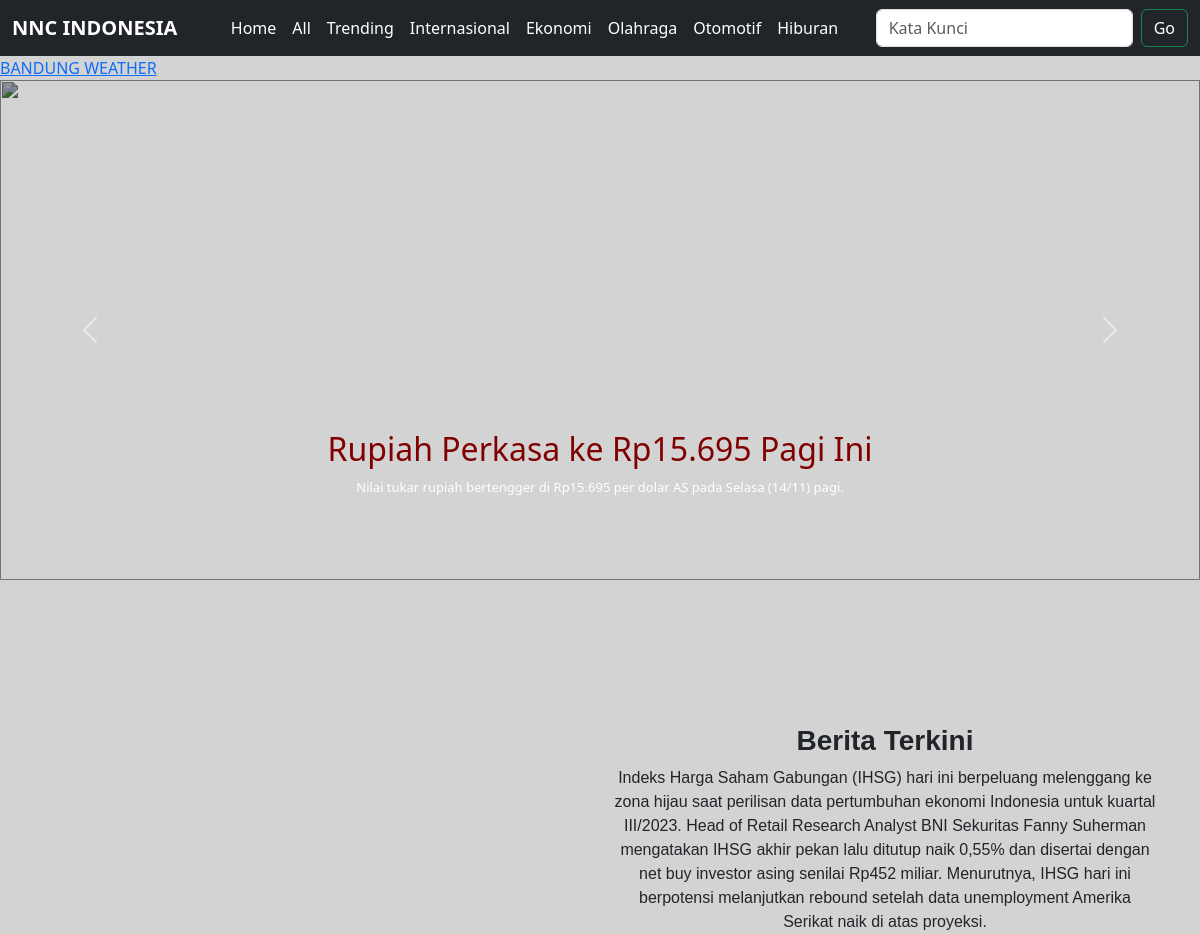
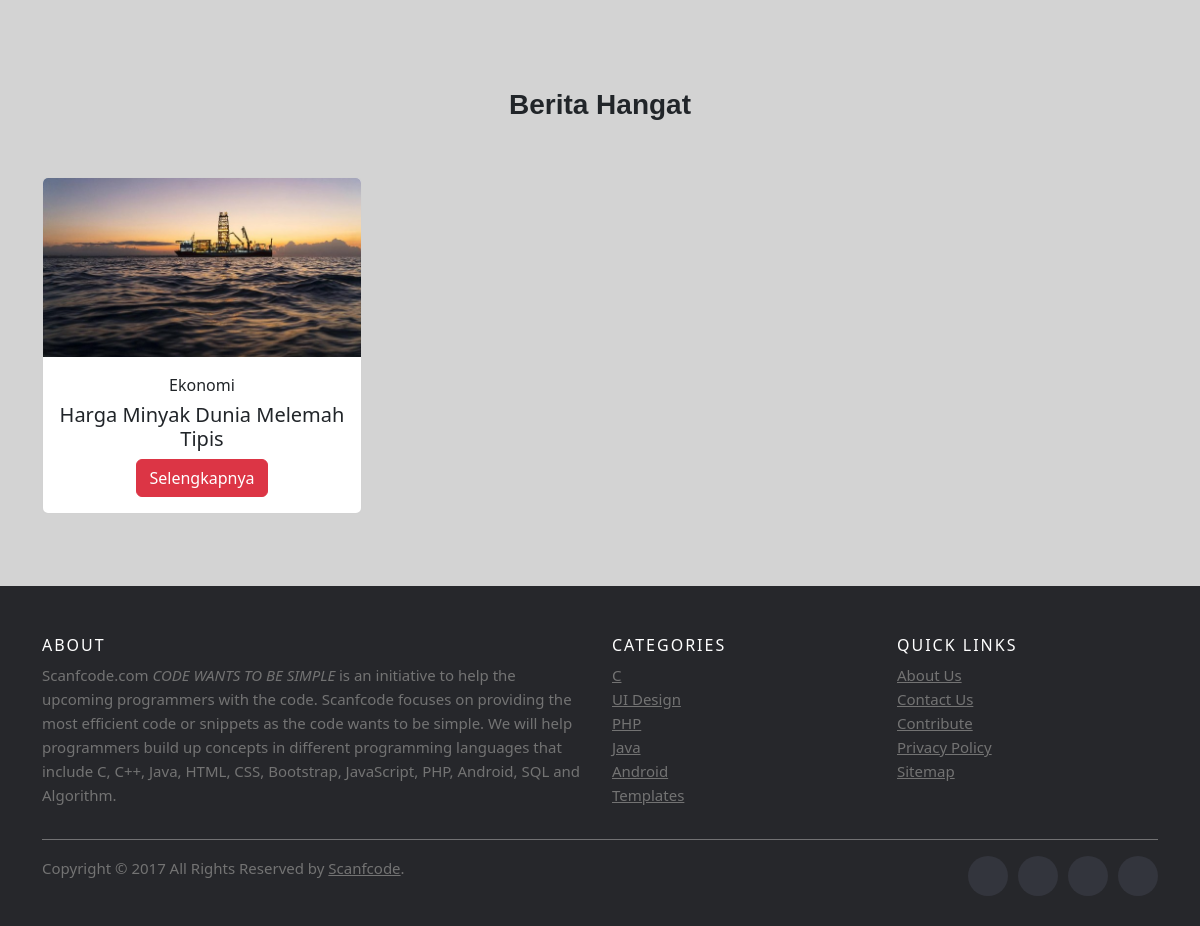
The app's page /ekonomi/ with its own data (2 pictures, top to bottom).
### news/models.py (models this page shows)
class berita(models.Model):
    STATUS = ('publish', 'publish'),('draft','draft')
    judul = models.CharField(max_length=255)
    deskripsi = models.CharField(max_length=255,null=True)
    isi = models.CharField(max_length=9999)
    kategori = models.ForeignKey(kategori, on_delete=models.CASCADE)
    kategoriID = models.IntegerField()
    gambar = models.ImageField(upload_to='media', height_field=None, width_field=None, max_length=100)
    penulis = models.CharField(max_length=255)
    fotopenulis = models.ImageField(upload_to='media', height_field=None, width_field=None, max_length=100)
    publikasi = models.CharField(max_length=255)
    status = models.CharField(choices=STATUS, max_length=200)

class kategori (models.Model) :
    namakategori = models.CharField(max_length=255)
    def __str__ (self):
        return self.namakategori

### news/views.py (the view)
# urls.py: path('ekonomi/', views.ekonomi, name='ekonomi'),
def ekonomi (request):
    berita = models.berita.objects.filter(status='publish')
    kategori = models.kategori.objects.all()
    catID = 15
    if catID :
        berita = models.berita.objects.filter(kategori = catID)
    else :
        berita = models.berita.objects.filter(status ='publish')
    context = {'beritas' : berita, 'kategiori' : kategori}
    return render(request, 'menu/ekonomi.html', context)

### news/templates/menu/ekonomi.html (shortened to what this page needs)
{% extends 'core/base.html' %}
    {% block htmlhead %}
    {% load static %}
    <link rel="stylesheet" type="text/css" href="{% static 'index.css' %}">
    {% endblock htmlhead %}
    {% block content %}
    <a class="weatherwidget-io" href="https://forecast7.com/en/n6d92107d62/bandung/" data-label_1="BANDUNG" data-label_2="WEATHER" data-icons="Climacons" data-theme="original" data-basecolor="#7b1e1e" >BANDUNG WEATHER</a>
<div id="carouselExample" class="carousel slide">
  <div class="carousel-inner">
    <div class="carousel-item active">
      <img src="https://akcdn.detik.net.id/visual/2022/07/21/rupiah-melemah-atas-dollar-as-5_169.jpeg?w=650&q=90" style="filter: brightness(60%);" class="d-block w-100" width="1350" height="500">
      <center><h1 style="position:absolute; left:0px; width: 100%; top: 50px; color: maroon; margin-top: 300px; font-size: 32px;">Rupiah Perkasa ke Rp15.695 Pagi Ini</h1></center>
      <center><h1 style="position:absolute; left:0px; width: 100%; top: 50px; color: white; margin-top: 350px; font-size: 13px;">Nilai tukar rupiah bertengger di Rp15.695 per dolar AS pada Selasa (14/11) pagi.</h1></center>
    </div>
  </div>
  <button class="carousel-control-prev" type="button" data-bs-target="#carouselExample" data-bs-slide="prev">
    <span class="carousel-control-prev-icon" aria-hidden="true"></span>
  </button>
  <button class="carousel-control-next" type="button" data-bs-target="#carouselExample" data-bs-slide="next">
    <span class="carousel-control-next-icon" aria-hidden="true"></span>
  </button>
</div>
              <br><br><br><br>
              <div class="container text-center">
                <div class="row">
                  <div class="col">
                  </div>
                  <div class="col">
                    <br><br>
                    <H3 class="fw-bold" style="font-family: sans-serif;">Berita Terkini</H3>
                    <p style="font-family: sans-serif;">Indeks Harga Saham Gabungan (IHSG) hari ini berpeluang melenggang ke zona hijau saat perilisan data pertumbuhan ekonomi Indonesia untuk kuartal III/2023. Head of Retail Research Analyst BNI Sekuritas Fanny Suherman mengatakan IHSG akhir pekan lalu ditutup naik 0,55% dan disertai dengan net buy investor asing senilai Rp452 miliar.  Menurutnya, IHSG hari ini berpotensi melanjutkan rebound setelah data unemployment Amerika Serikat naik di atas proyeksi.</p>
                  </div>
                </div>
              </div>
              <br><br><br>
              <h3 class="fw-bold" style="text-align: center; font-family: sans-serif;">Berita Hangat</h3>
              <br><br>
              <div class="container text-center">
                <div class="row">
                    {% for berita in beritas %}
                  <div class="col">
                        <div class="card" style="width: 20rem;">
                            <img src="{{berita.gambar.url}}" class="card-img-top" alt="...">
                            <div class="card-body">
                              <p>{{berita.kategori}}</p>
                              <h5 class="card-title" style="margin-top: -10px;">{{berita.judul}}</h5>
                              <a href="{% url 'news:isi' berita.id %}" class="btn btn-danger">Selengkapnya</a>
                            </div>
                          </div>
                    </div>
                    {% endfor %}
                </div>
              </div>
              <br><br><br>
    <footer class="site-footer">
        <div class="container">
          <div class="row">
            <div class="col-sm-12 col-md-6">
              <h6>About</h6>
              <p class="text-justify">Scanfcode.com <i>CODE WANTS TO BE SIMPLE </i> is an initiative  to help the upcoming programmers with the code. Scanfcode focuses on providing the most efficient code or snippets as the code wants to be simple. We will help programmers build up concepts in different programming languages that include C, C++, Java, HTML, CSS, Bootstrap, JavaScript, PHP, Android, SQL and Algorithm.</p>
            </div>
            <div class="col-xs-6 col-md-3">
              <h6>Categories</h6>
              <ul class="footer-links">
                <li><a href="http://scanfcode.com/category/c-language/">C</a></li>
                <li><a href="http://scanfcode.com/category/front-end-development/">UI Design</a></li>
                <li><a href="http://scanfcode.com/category/back-end-development/">PHP</a></li>
                <li><a href="http://scanfcode.com/category/java-programming-language/">Java</a></li>
                <li><a href="http://scanfcode.com/category/android/">Android</a></li>
                <li><a href="http://scanfcode.com/category/templates/">Templates</a></li>
              </ul>
            </div>
            <div class="col-xs-6 col-md-3">
              <h6>Quick Links</h6>
              <ul class="footer-links">
                <li><a href="http://scanfcode.com/about/">About Us</a></li>
                <li><a href="http://scanfcode.com/contact/">Contact Us</a></li>
                <li><a href="http://scanfcode.com/contribute-at-scanfcode/">Contribute</a></li>
                <li><a href="http://scanfcode.com/privacy-policy/">Privacy Policy</a></li>
                <li><a href="http://scanfcode.com/sitemap/">Sitemap</a></li>
              </ul>
            </div>
          </div>
          <hr>
        </div>
        <div class="container">
          <div class="row">
            <div class="col-md-8 col-sm-6 col-xs-12">
              <p class="copyright-text">Copyright &copy; 2017 All Rights Reserved by
           <a href="#">Scanfcode</a>.
              </p>
            </div>
            <div class="col-md-4 col-sm-6 col-xs-12">
              <ul class="social-icons">
                <li><a class="facebook" href="#"></a></li>
                <li><a class="twitter" href="#"></a></li>
                <li><a class="dribbble" href="#"></a></li>
                <li><a class="linkedin" href="#"></a></li>
              </ul>
            </div>
          </div>
        </div>
  </footer>
    {% endblock %}

### static/index.css (style rules this page uses)
.site-footer { background-color:#26272b; padding:45px 0 20px; font-size:15px; line-height:24px; color:#737373; }
.site-footer hr { border-top-color:#bbb; opacity:0.5 }
.site-footer h6 { color:#fff; font-size:16px; text-transform:uppercase; margin-top:5px; letter-spacing:2px }
.site-footer a { color:#737373; }
.footer-links { padding-left:0; list-style:none }
.footer-links li { display:block }
.footer-links a { color:#737373 }
.site-footer .social-icons { text-align:right }
.site-footer .social-icons a { width:40px; height:40px; line-height:40px; margin-left:6px; margin-right:0; border-radius:100%; background-color:#33353d }
.copyright-text { margin:0 }
.social-icons { padding-left:0; margin-bottom:0; list-style:none }
.social-icons li { display:inline-block; margin-bottom:4px }
.social-icons a { background-color:#eceeef; color:#818a91; font-size:16px; display:inline-block; line-height:44px; width:44px; height:44px; text-align:center; margin-right:8px; border-radius:100%; -webkit-transition:all .2s linear; -o-transition:all .2s linear; transition:all .2s linear }

### records on screen
berita: gambar (picture), kategori "Ekonomi", judul "Harga Minyak Dunia Melemah Tipis"
